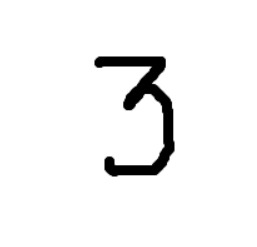
#> input picture ANNO 2021-2022/Microrobotica/python/41-esercitazione_cifre_reteneurale/3.jpeg, 257 x 247 px; its folder holds 3 pictures in this run
$ jupyter execute --allow-errors esercitazione.ipynb   (older library calls are emulated)
#> lines starting #> are read from the running program, lines starting #| are printed output that depends on the picture
# RETI NEURALI

[Link documentazione](https://scikit-learn.org/stable/modules/neural_networks_supervised.html)

[cell 1]
from PIL import Image
import pandas as pd
import matplotlib.pyplot as plt
from sklearn import tree
import numpy as np
from sklearn.model_selection import train_test_split
from sklearn.neural_network import MLPClassifier

[cell 2]
def trasforma_immagine(nome):

#> called with nome = '3.jpeg'
    size = 28, 28
    im = Image.open(f"./{nome}")
#> im is the input picture: PIL image 257x247 RGB; min 0, max 255, mean 243.2
    im = im.convert('L')
#> im: PIL image 257x247 L
    im_resized = im.resize(size, Image.ANTIALIAS)
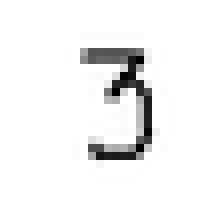
#> im_resized: PIL image 28x28 L (shown 8 times larger); min 0, max 255, mean 242.5
    data = (np.asarray(im_resized)).reshape((1, -1))[0]
#> data = 784 values, max 255 at index 0, min 0 at index 213, mean 242.5

    return data, im_resized

#> (a cell that did not finish here is left out)

#> (a cell that did not finish here is left out)

#> (a cell that did not finish here is left out)

#> (a cell that did not finish here is left out)

#> (a cell that did not finish here is left out)

#> (a cell that did not finish here is left out)

#> (a cell that did not finish here is left out)

#> (a cell that did not finish here is left out)

[cell 11]
narray, im_resized = trasforma_immagine('3.jpeg')
#> narray has the same summary as data in trasforma_immagine
im_resized

[cell 12]
plt.imshow(narray.reshape(28, -1), cmap="gray")

[cell 13]
narray = 255-narray
#> narray = 784 values, max 255 at index 213, min 0 at index 0, mean 12.54
plt.imshow(narray.reshape(28, -1), cmap="gray")
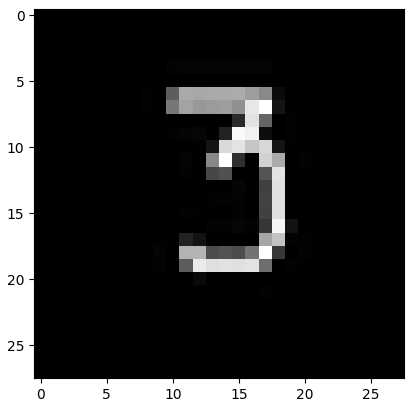
#> figure drawn by matplotlib, 1 panel

#> (a cell that did not finish here is left out)

## Miglioramenti

[cell 15]
narray, im_resized = trasforma_immagine('1.jpeg')
#> call 2 of trasforma_immagine, with nome = '1.jpeg'
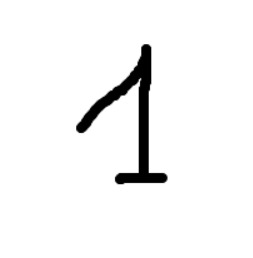
#> input picture ANNO 2021-2022/Microrobotica/python/41-esercitazione_cifre_reteneurale/1.jpeg, 253 x 258 px
#> in trasforma_immagine, im is the input picture: PIL image 253x258 RGB; min 0, max 255, mean 244.2
#> in trasforma_immagine (call 2), `im_resized = im.resize(size, Image.ANTIALIAS)`:
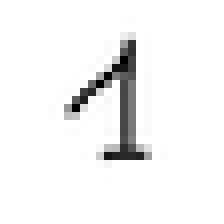
#> im_resized: PIL image 28x28 L (shown 8 times larger); min 0, max 255, mean 243.3
#> in trasforma_immagine (call 2), `data = (np.asarray(im_resized)).reshape((1, -1))[0]`: data = 784 values, max 255 at index 0, min 0 at index 211, mean 243.3
#> narray has the same summary as data in trasforma_immagine
narray = 255-narray
#> narray = 784 values, max 255 at index 211, min 0 at index 0, mean 11.66
narray[narray > 50] = 255 # setto sopra una determinata soglia uguale a bianco
plt.imshow(narray.reshape(28, -1), cmap="gray")
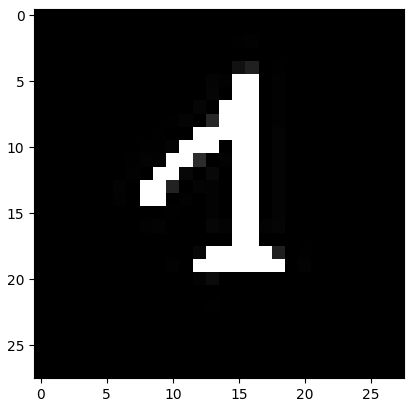
#> figure drawn by matplotlib, 1 panel
